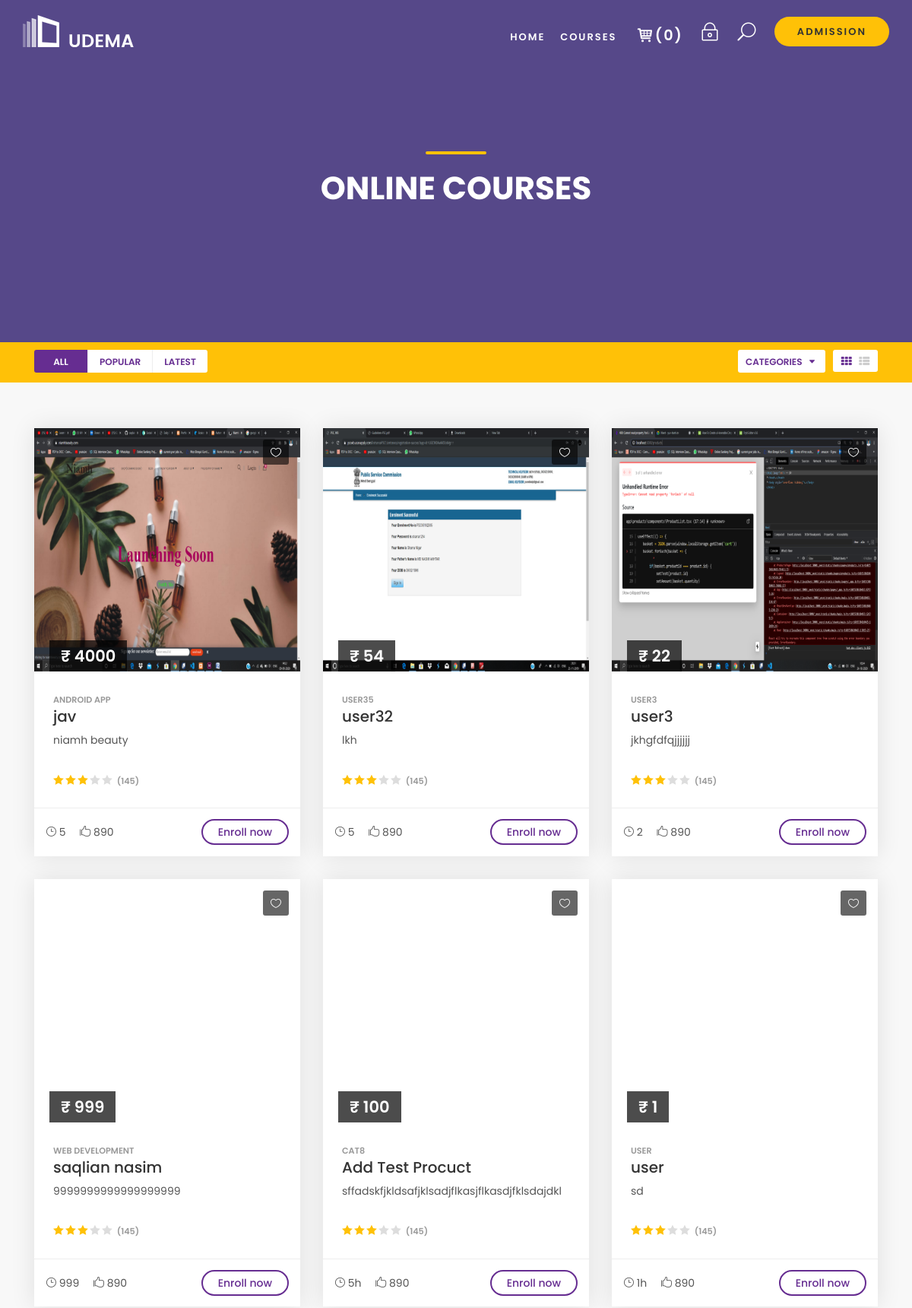
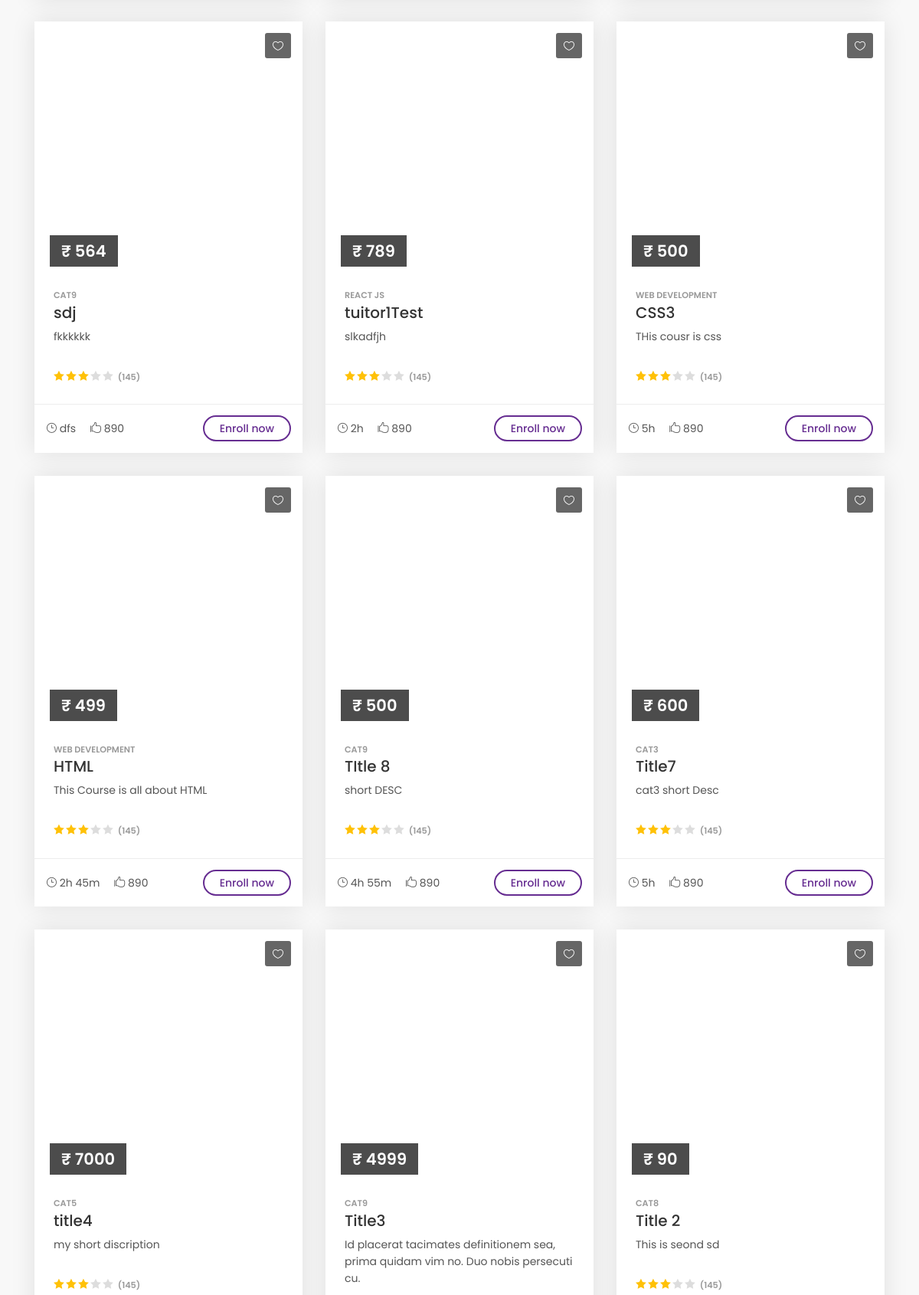
Screenshot of /courses-grid.php (upper part) with the database file from the repository (2 pictures, top to bottom).
### tables this page shows
CREATE TABLE `product` (
  `id` int(11) NOT NULL,
  `tuitor` int(11) NOT NULL,
  `cour_status` int(11) NOT NULL,
  `title` text NOT NULL,
  `qty` text NOT NULL,
  `price` int(11) NOT NULL,
  `mrp` int(11) NOT NULL,
  `duration` text NOT NULL,
  `categories_id` int(11) NOT NULL,
  `image` text NOT NULL,
  `short_desc` text NOT NULL,
  `description` text NOT NULL,
  `status` int(11) NOT NULL
);

CREATE TABLE `categories` (
  `id` int(11) NOT NULL,
  `tuitor` int(11) NOT NULL,
  `categories` text NOT NULL,
  `status` int(11) NOT NULL
);

### courses-grid.php (the view, shortened to what this page needs)
<?php require('top.php');
$sql="select product.*,categories.categories from product,categories
where product.categories_id=categories.id and categories.status=1 and product.status=1 and product.cour_status=1 order by product.id desc";
$res=mysqli_query($con,$sql);
?>
<main>
		<section id="hero_in" class="courses">
			<div class="wrapper">
				<div class="container">
					<h1 class="fadeInUp"><span></span>Online courses</h1>
				</div>
			</div>
		</section>
		<div class="filters_listing sticky_horizontal">
			<div class="container">
				<ul class="clearfix">
					<li>
						<div class="switch-field">
							<label for="all">All</label>
							<label for="popular">Popular</label>
							<label for="latest">Latest</label>
						</div>
					</li>
					<li>
						<div class="layout_view">
							<a href="#0" class="active"><i class="icon-th"></i></a>
							<a href="courses-list.php"><i class="icon-th-list"></i></a>
						</div>
					</li>
					<li >
					</li>
						</ul>
			</div>
		</div>
		<div class="container margin_60_35">
			<div class="row">
			<?php
							while($rows=mysqli_fetch_assoc($res)){?>
				<div class="col-xl-4 col-lg-6 col-md-6">
					<div class="box_grid wow">
						<figure class="block-reveal">
							<div class="block-horizzontal"></div>
							<a href="#0" class="wish_bt"></a>
							<a href="product.php?id=<?php echo $rows['id']?>"><img style="height: 40vh; width:100%;" src="<?php echo PRODUCT_IMAGE_SITE_PATH.$rows['image']?>" class="img-fluid" alt=""></a>
							<div class="price"> &#x20B9; <?php echo $rows['price']?></div>
						</figure>
						<div class="wrapper">
							<small> <?php echo $rows['categories']?> </small>
							<h3><?php echo $rows['title']?></h3>
							<p><?php echo $rows['short_desc']?></p>
							<div class="rating"><i class="icon_star voted"></i><i class="icon_star voted"></i><i class="icon_star voted"></i><i class="icon_star"></i><i class="icon_star"></i> <small>(145)</small></div>
						</div>
						<ul>
							<li><i class="icon_clock_alt"></i> <?php echo $rows['duration']?></li>
							<li><i class="icon_like"></i> 890</li>
							<li><a href="product.php?id=<?php echo $rows['id']?>">Enroll now</a></li>
						</ul>
					</div>
				</div>
							<?php }?>
			</div>
		</div>
	</main>
<?php require('footer.php')?>

### rows the page displays
product: image (picture), price "4000", categories.categories "ANDROID APP", title "jav", short_desc "niamh beauty", duration "5"
product: image (picture), price "54", categories.categories "USER35", title "user32", short_desc "lkh", duration "5"
product: image (picture), price "22", categories.categories "USER3", title "user3", short_desc "jkhgfdfqjjjjjj", duration "2"
product: price "999", categories.categories "WEB DEVELOPMENT", title "saqlian nasim", short_desc "9999999999999999999", duration "999"
product: price "100", categories.categories "CAT8", title "Add Test Procuct", short_desc "sffadskfjkldsafjklsadjflkasjflkasdjfklsdajdkl", duration "5h"
product: price "1", categories.categories "USER", title "user", short_desc "sd", duration "1h"
product: price "564", categories.categories "CAT9", title "sdj", short_desc "fkkkkkk", duration "dfs"
product: price "789", categories.categories "REACT JS", title "tuitor1Test", short_desc "slkadfjh", duration "2h"
product: price "500", categories.categories "WEB DEVELOPMENT", title "CSS3", short_desc "THis cousr is css", duration "5h"
product: price "499", categories.categories "WEB DEVELOPMENT", title "HTML", short_desc "This Course is all about HTML", duration "2h 45m"
product: price "500", categories.categories "CAT9", title "TItle 8", short_desc "short DESC", duration "4h 55m"
product: price "600", categories.categories "CAT3", title "Title7", short_desc "cat3 short Desc", duration "5h"
product: price "7000", categories.categories "CAT5", title "title4", short_desc "my short discription"
product: price "4999", categories.categories "CAT9", title "Title3", short_desc "Id placerat tacimates definitionem sea, prima quidam vim no. Duo nobis persecuti cu."
product: price "90", categories.categories "CAT8", title "Title 2", short_desc "This is seond sd"

### other values shown
$totalProduct "0"
